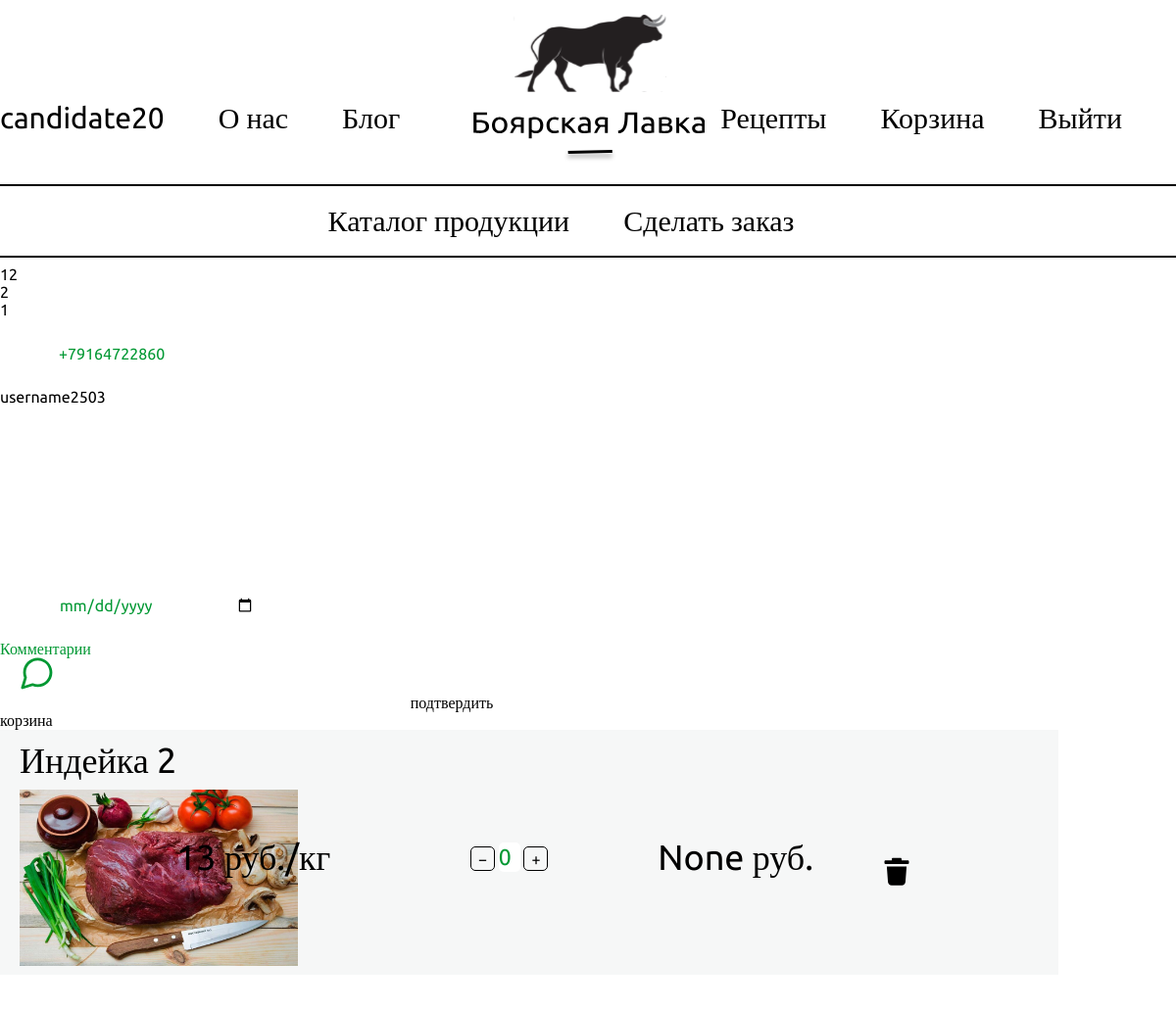
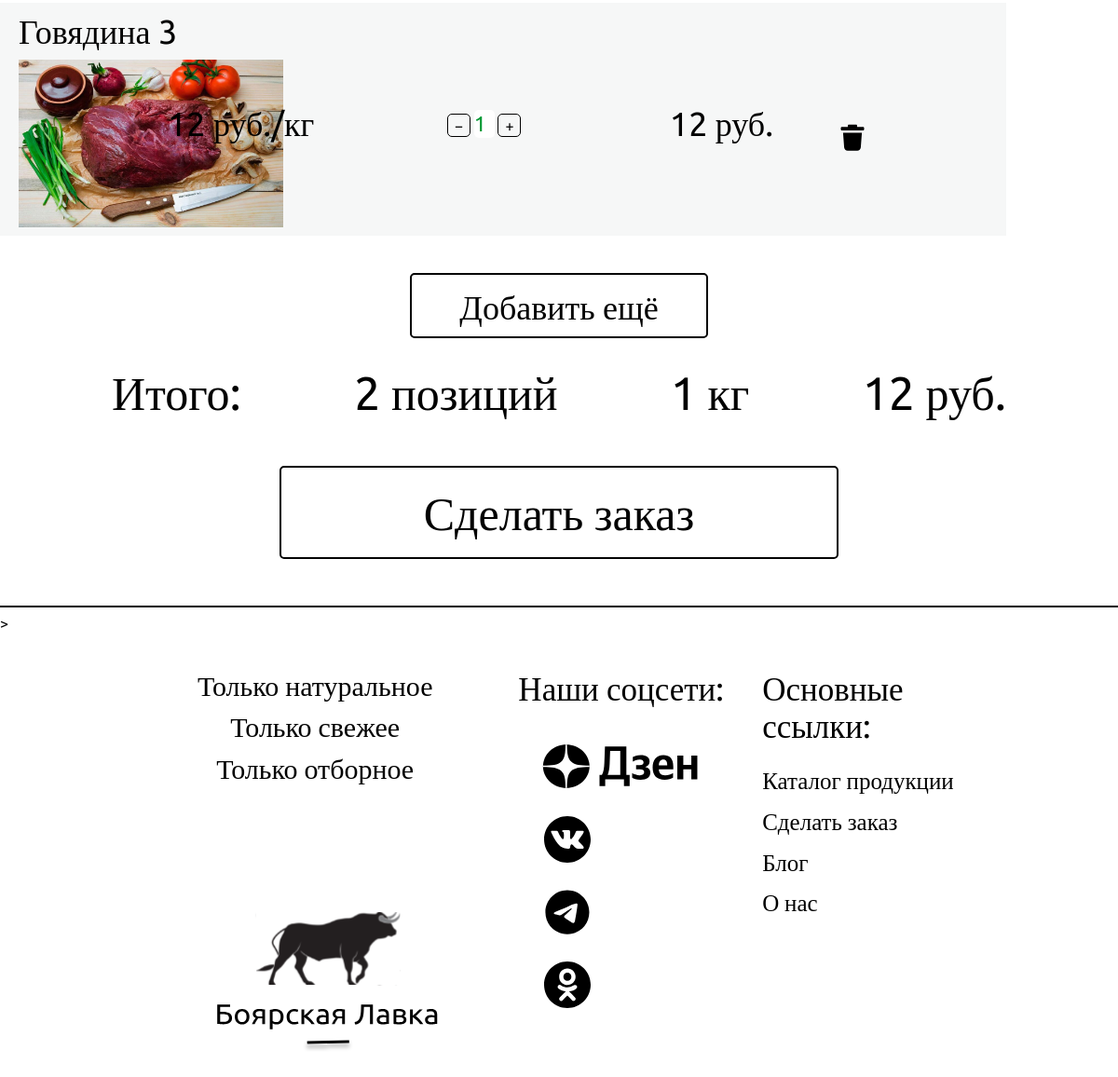
/order_create (signed in), run on the app's committed database (2 pictures, top to bottom).
### butcher_shop_app/models.py (models this page shows)
class UserAdditionalInfo(models.Model):
    user = models.OneToOneField(User, on_delete=models.CASCADE, primary_key=True)
    phone_number = models.CharField(max_length=12, default="")
    address = models.CharField(max_length=250, default="")

class GoodsInShoppingCart(models.Model):
    user = models.ForeignKey(User, on_delete=models.CASCADE)
    product = models.ForeignKey(Product, on_delete=models.CASCADE)
    count = models.PositiveIntegerField(default=0, null=True)
    def cost(self):
        return self.product.cost
    def total_cost(self):
        if self.count:
            return self.product.cost * self.count
        return None

class Product(models.Model):
    name = models.CharField(max_length=200)
    cost = models.PositiveIntegerField()
    category_name = models.ManyToManyField(ProductCategories, default="Вне категорий")
    preview = RichTextField(default="Без описания", max_length=500)
    description = RichTextField(default="Без описания")
    image = models.ImageField(upload_to='img', default="img/1.png")
    def __str__(self):
        return self.name

### butcher_shop_app/views.py (the view, shortened to what this page needs)
# urls.py: path("order_create", order_create_view, name="order_create"),
def order_create_view(request):
    context = {}
    context.update(get_cart_sum_count_kgs(request))
    form = init_order_form(request)
    if context["product_count"]:
        context["form"] = form
    else:
        context["add_product_in_cart"] = "Для заказа, добавьте товары в корзину, пожалуйста"
    context.update(cart_logic(request))
    return render(request, "butcher_shop_app/order_create.html", context)

### butcher_shop_app/forms.py
class OrderForm(forms.ModelForm):
    phone_number = forms.CharField(widget=forms.TextInput(
        attrs={'class': 'username__input', 'placeholder': 'Введите телефон для связи'}))
    address = forms.CharField(required=False, max_length=250, widget=forms.Textarea(
        attrs={"class": "contact__input", "placeholder": "Адресс доставки"}))
    delivery_date = forms.DateTimeField(label="Дата доставки", widget=MyDateInput(
        attrs={"class": "date_input", }))
    comment = forms.CharField(max_length=250, widget=forms.Textarea(
        attrs={"class": "comment_input", "placeholder": "Комментарии"}))
    class Meta:
        model = Order
        fields = ("phone_number", "address", "delivery_date", "comment")

### butcher_shop_app/views.py (called while the page is built, shortened)
def cart_logic(request):
    context = {}
    if request.method == "POST":
        form_type = request.POST.get("form_type")
        if form_type == 'del_good':
            del_good(request)
    if request.user.is_authenticated:
        user_cart = GoodsInShoppingCart.objects.filter(user=request.user)
        context["cart"] = user_cart
        context["count_goods_in_cart"] = len(user_cart)
    else:
        shopping_cart_eq = request.session.get('shopping_cart', [])
        count_goods_in_cart = len(shopping_cart_eq)
        context["cart"] = shopping_cart_eq
        context["count_goods_in_cart"] = count_goods_in_cart
    context.update(get_cart_sum_count_kgs(request))
    return context

def get_cart_sum_count_kgs(request):
    cart_info = {}
    products_count_kg = 0
    total_cost = 0
    count = 0
    if request.user.is_authenticated:
        cart = GoodsInShoppingCart.objects.filter(user=request.user)
        for product in cart:
            count += 1
            products_count_kg += product.count
            total_cost += products_count_kg * product.product.cost
    cart_info["products_count_kg"] = products_count_kg
    cart_info["total_cost"] = total_cost
    cart_info["product_count"] = count
    return cart_info

### butcher_shop_app/templates/butcher_shop_app/order_create.html (shortened to what this page needs)
{% extends 'butcher_shop_app/base.html' %}
{% block content %}
{{total_cost}}<br>
{{product_count}}<br>
{{products_count_kg}}<br>
{% if add_product_in_cart%}
{{add_product_in_cart}} <a href="http://127.0.0.1:8000/product_list">К каталогу</a>
{% else %}
<form method="post">
    {{form.phone_number}}
    {{form.address}}
    {{form.delivery_date}}
    {{form.comment}}
    <button type="submit">подтвердить</button>
</form>
корзина
{% include "butcher_shop_app/cart_base.html" %}
{% endif %}
{% endblock %}

### butcher_shop_app/templates/butcher_shop_app/base.html (shortened to what this page needs)
<!DOCTYPE html>
<html>
<head>
    {% load static %}
    <link href="{% static 'butcher_shop_app/css/style.css' %}" rel="stylesheet" type="text/css"/>
    <link href="{% static 'butcher_shop_app/css/normalize.min.css' %}" rel="stylesheet" type="text/css"/>
</head>
<header>
    <nav class="header__nav">
        {% if request.user.is_authenticated == False %}
        <a href="{% url 'registrations' %}">Регистрация</a>
        {% else %}
        <a href="{% url 'lk' %}">{{request.user}}</a>
        {% endif %}
        <a href="#">О нас</a>
        <a href="{% url 'blog_list' %}">Блог</a>
        <a class="logo" href="{% url 'index' %}"></a>
        <a href="{% url 'receipts' %}">Рецепты</a>
        <a href="{% url 'shopping_cart' %}">Корзина</a>
        {% if request.user.is_authenticated == False %}
        <a href="{% url 'login'%}">Войти</a>
        {% else %}
        <a href="{% url 'logout'%}">Выйти</a>
        {% endif %}
    </nav>
    <hr class="header__line"/>
    <nav class="header__nav">
        <a class="second__nav__a" href="{% url 'product_list' %}">Каталог продукции</a>
        <a class="second__nav__a" href="{% url 'order_create' %}">Сделать заказ</a>
    </nav>
    <hr class="header__line"/>
</header>
<body>
{% block content %}
{%endblock%}
</body>
<footer>
  <div class="logo_block">
    <div class="logo__links">
      <p>Только натуральное</p>
      <p>Только свежее</p>
      <p>Только отборное</p>
    </div>
    <div class="footer__logo"></div>
  </div>
  <div class="soc_block">
    <div class="soc__header">Наши соцсети:</div>
    <div class="dzen"></div>
    <div class="vk"></div>
    <div class="telega"></div>
    <div class="ok"></div>
  </div>
  <div class="link_block">
    <div class="link__header">Основные ссылки:</div>
    <a class="link_block__link" href="{% url 'product_list' %}">Каталог продукции</a>
    <a class="link_block__link" href="{% url 'order_create' %}">Сделать заказ</a>
    <a class="link_block__link" href="{% url 'blog_list' %}">Блог</a>
    <a class="link_block__link">О нас</a>
  </div>
</footer>
</html>

### butcher_shop_app/templates/butcher_shop_app/cart_base.html (shortened to what this page needs)
{% load static %}
<div class="shopping_cart">
    {% for product in cart %}
    <div class="product__card blog_cart cart_card">
        <div class="image_title_block">
            <span class="product__card__title shopping_cart_title">{{product.product}} {{product.id}}</span>
            <img class="product__card__img shopping_cart_img" src="img/2504.970.jpg">
        </div>
        <div class="shopping_cart_centr_info">
            <div class="flex_container">
                <span class="product__card__cost shopping_cart_cost">{{product.cost}} руб./кг</span>
                <div class="shopping_cart_count_div">
                    <button class="product__card_change_btn shopping_cart_cange_btn" name="-"
                            id="change_btn_minus{{product.id}}">&#8722;
                    </button>
                    <form method="post" style="display: inline;">
                        <input class="product__card__count__input shopping_cart_input" id="input_{{product.id}}"
                               name="count"
                               type="number" min="1"
                               value="{{product.count}}">
                    </form>
                    <button class="product__card_change_btn shopping_cart_cange_btn" id="change_btn_plus{{product.id}}"
                            name="+">
                        &#43;
                    </button>
                </div>
                <p class="cart_sum">{{product.total_cost}} руб.</p>
                <form method="post">
                    <input class="trash_icon" type="image" src="{% static 'butcher_shop_app/img/trash.svg' %}" alt="Submit">
                </form>
            </div>
        </div>
    </div>
</div>
{% endfor %}
<button class="standart__button">
    Добавить ещё
</button>
<div class="cart_summary">
    <span class="total_p">Итого:</span>
    <span class="cart_summury_count">{{product_count}} позиций</span>
    <span class="cart_summury_kgs">{{products_count_kg}} кг</span>
    <span class="cart_summury_rub">{{total_cost}} руб.</span>
</div>
<button class="standart__button create_order_btn">
    Сделать заказ
</button>
<hr class="header__line"/>
>

### data on the page
UserAdditionalInfo: phone_number "+79164722860", address "username2503"
GoodsInShoppingCart: product "Индейка", id "2", cost "13", count "0", total_cost "None"
GoodsInShoppingCart: product "Говядина", id "3", cost "12", count "1", total_cost "12"

### other printed values
{{ request.user }} "candidate20"
{{ total_cost }} "12"
{{ product_count }} "2"
{{ products_count_kg }} "1"
